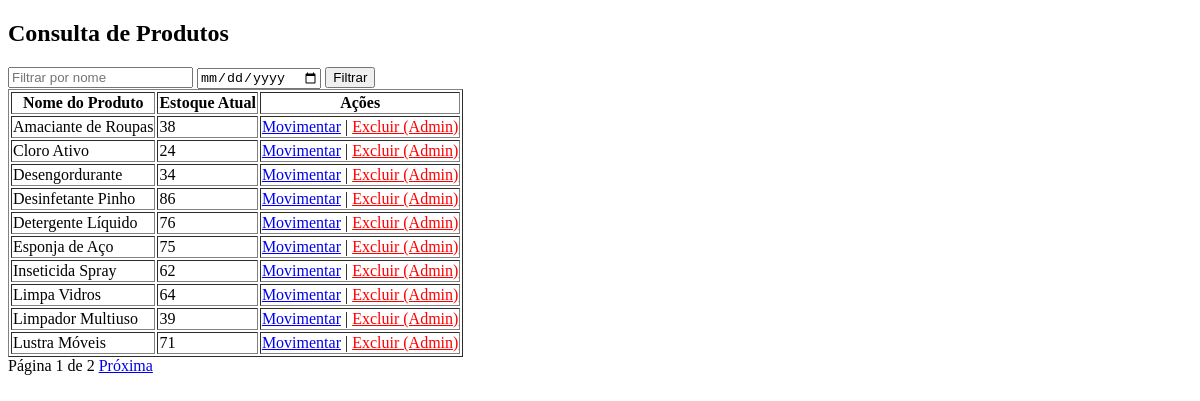
/api/produtos/ (signed in), run on an earlier commit of the app's database.
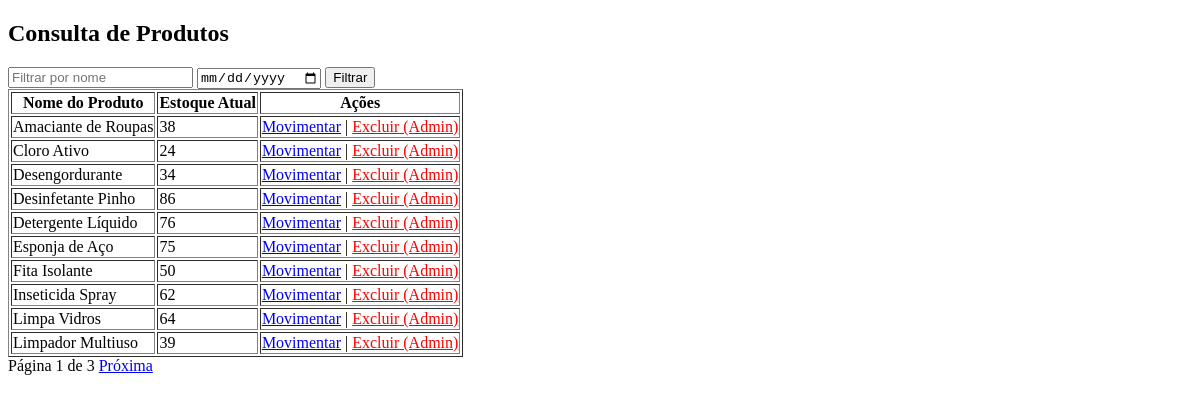
And on a later commit of the database.
### almoxarifado/models.py (models this page shows, shortened)
class Produto(models.Model):
    nome = models.CharField(max_length=255)
    quantidade_estoque = models.IntegerField(default=0)
    data_cadastro = models.DateTimeField(auto_now_add=True)

### almoxarifado/views.py (the view)
# urls.py: path('produtos/', views.listar_produtos, name='listar_produtos'),
@login_required
def listar_produtos(request):
    queryset = Produto.objects.all().order_by('nome')
    nome_filtro = request.GET.get('nome')
    if nome_filtro:
        queryset = queryset.filter(nome__icontains=nome_filtro)
    data_filtro = request.GET.get('data')
    if data_filtro:
        queryset = queryset.filter(data_cadastro__date=data_filtro)
    paginator = Paginator(queryset, 10)
    page_number = request.GET.get('page')
    produtos = paginator.get_page(page_number)
    return render(request, 'almoxarifado/listar_produtos.html', {'produtos': produtos})

### almoxarifado/templates/almoxarifado/listar_produtos.html (shortened to what this page needs)
<!DOCTYPE html>
<html lang="pt-br">
<head>
</head>
<body>
    <h2>Consulta de Produtos</h2>
    <form method="GET">
        <input type="text" name="nome" placeholder="Filtrar por nome" value="{{ request.GET.nome }}">
        <input type="date" name="data" value="{{ request.GET.data }}">
        <button type="submit">Filtrar</button>
    </form>
    <table border="1">
        <thead>
            <tr>
                <th>Nome do Produto</th>
                <th>Estoque Atual</th>
                <th>Ações</th>
            </tr>
        </thead>
        <tbody>
            {% for produto in produtos %}
            <tr>
                <td>{{ produto.nome }}</td>
                <td>{{ produto.quantidade_estoque }}</td>
                <td>
                    <a href="{% url 'registrar_movimentacao' produto.id %}">Movimentar</a>
                    {% if user.is_superuser %}
                        | <a href="{% url 'excluir_produto' produto.id %}" style="color: red;">Excluir (Admin)</a>
                    {% endif %}
                </td>
            </tr>
            {% empty %}
            <tr>
                <td colspan="3">Nenhum produto encontrado.</td>
            </tr>
            {% endfor %}
        </tbody>
    </table>
    <div>
        <span>Página {{ produtos.number }} de {{ produtos.paginator.num_pages }}</span>
        {% if produtos.has_next %}
            <a href="?page={{ produtos.next_page_number }}&nome={{ request.GET.nome }}&data={{ request.GET.data }}">Próxima</a>
        {% endif %}
    </div>
</body>
</html>

What changed in the data, as far as the page shows it:
no longer on this page (row unchanged): Produto: nome "Lustra Móveis", quantidade_estoque "71"
added Produto: nome "Fita Isolante", quantidade_estoque "50"
Also different on the page:
{{ produtos.paginator.num_pages }}: "2" → "3"
